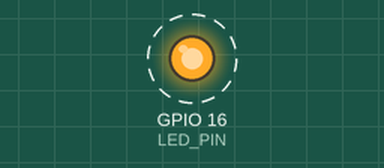
A sketch run on a simulated ESP32. Parts: output pins drawn as LEDs (lit = HIGH). Dashed ring = blinking. What the sketch prints to the serial monitor is not drawn.

Above: at 0.1 s.
Timing chart, 0 to 3.0 s (numbered marks = the images above):
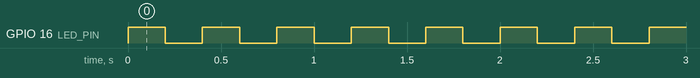

The sketch:

01_Single_Task.ino
```cpp
#define LED_PIN 16
TaskHandle_t taskAHandle;

void TaskA(void *pvParameters)
{
  while(1)
  {
    Serial.println("LED High!!");
    digitalWrite(LED_PIN, HIGH);
    vTaskDelay(pdMS_TO_TICKS(200));

    Serial.println("LED Low!!");
    digitalWrite(LED_PIN, LOW);
    vTaskDelay(pdMS_TO_TICKS(200));
  }
}

void setup() {
  Serial.begin(115200);
  pinMode(LED_PIN, OUTPUT);
  xTaskCreate(TaskA, "TaskA", 1024, NULL, 1, &taskAHandle);

}

void loop() {

}
```

Measured:
- by itself, GPIO 16 (LED_PIN): alternates HIGH for 0.20 s and LOW for 0.20 s
